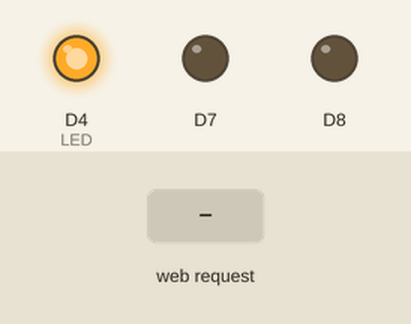
Bench run of a sketch on a simulated ESP8266 (NodeMCU). Parts: output pins drawn as LEDs (lit = HIGH). The inputs (shaded band) are chosen by the test bench. WiFi joins after 1.5 s; servers stay silent unless stated; what the sketch prints to the serial monitor is not drawn.

Above: at 2.7 s.
2.8 s: HTTP request GET /drive_forward received
At 3.3 s:
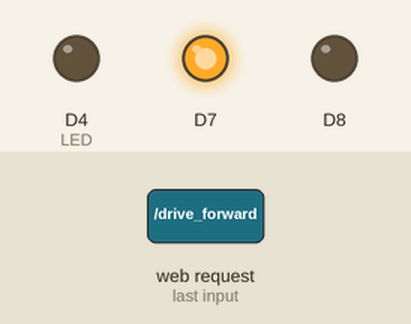
4.3 s: HTTP request GET /ledOFF received
At 5.5 s:
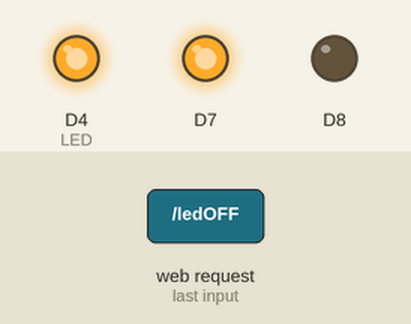
5.8 s: HTTP request GET /ledON received
At 6.9 s:
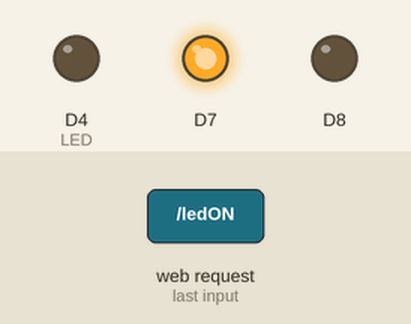
Timing chart, 0 to 8.8 s (numbered marks = the images above; inputs shaded):
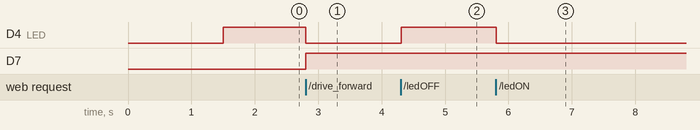

Measured:
- after the input at 2.8 s, D4 (LED): HIGH → LOW at once; D7: LOW → HIGH at once
- after the input at 4.3 s, D4 (LED): LOW → HIGH at once
- after the input at 5.8 s, D4 (LED): HIGH → LOW at once

The sketch:

webserver2.ino
```cpp
#include <ESP8266WiFi.h>
#include <WiFiClient.h>
#include <ESP8266WebServer.h>
#include <ESP8266mDNS.h>

ESP8266WebServer Webserver(80);

//Wifi SSID and Passwd
const char* ssid = "TENTOB";
const char* password = "H72gj+oPa";

//important to add variables
enum stage_names {
  ledON, ledOFF, drive_forward, drive_backward
};
static stage_names stage = ledOFF;

//String HTMLpage = "";
String out;
int LED = BUILTIN_LED;

/*
void setup(void){
  HTMLpage += "<head><title>Webserver Tutorial</title></head><h3>ESP8266 Webserver Demo (Toggle LED)</h3><p>LED <a href=\"ledON\"><button>ON</button></a>&nbsp;<a href=\"ledOFF\"><button>OFF</button></a></p>";
*/

//HTML code
void HTMLpage() {
  digitalWrite(LED, 1);
  String out;
  out = "<html><head><title>EL lab wifi enabled webserver</title>";
  out += "<script language=\"JavaScript\">";
  out += "console.log('yeet')";
  out += "</script>";
  out += "</head>";
  out += "<font color=\"#021640\"><body bgcolor=\"#ff8d33\">";
  out += "<body style='background-color:#ff8d33'>";
  out += "<meta name=\"viewport\" content=\"width=device-width, initial-scale=1.0, user-scalable=yes\">";
  out += "<FONT SIZE=-1>";
  out += "<h2>EL lab wifi enabled webserver</h2>";
  out += "<br/>";
  out += "Turn led On/OFF<br>";
  out += "<a href=\"ledON\"><button>ON</button></a>";
  out += "<a href=\"ledOFF\"><button>OFF</button></a>";
  out += "<br/>";
  out += "Drive<br>";
  out += "<a href=\"drive_forward\"><button>Forward</button></a>";
  out += "<a href=\"drive_backward\"><button>Backward</button></a>";
  out += "<br/>";
/*  out += "Rainbowcycle<br>";
  out += "<a href=\"rainbowcycle_120\"><button>really slow</button></a>";
  out += "<a href=\"rainbowcycle_100\"><button>pretty slow</button></a>";
  out += "<a href=\"rainbowcycle_90\"><button>slower</button></a>";
  out += "<a href=\"rainbowcycle_60\"><button>slow</button></a>";
  out += "<a href=\"rainbowcycle_30\"><button>normal</button></a><br><br>";
  out += "Brightness<br>";
  out += "<a href=\"b200\"><button>50%</button></a>";
  out += "<a href=\"b250\"><button>100%</button></a><br><br>";
  out += "Colors<br>";
  out += "<a href=\"bright\"><button>white</button></a>";
  out += "<a href=\"yellow\"><button>yellow</button></a><br>";
  out += "<a href=\"orange\"><button>orange</button></a>";
  out += "<a href=\"red\"><button>red</button></a><br>";
  out += "<a href=\"purple\"><button>purple</button></a>";
  out += "<a href=\"blue\"><button>blue</button></a><br>";
  out += "<a href=\"cyan\"><button>cyan</button></a>";
  out += "<a href=\"green\"><button>green</button></a><br><br>";
  out += "Extra<br>";
  out += "<a href=\"rainbow\"><button>plain rainbow</button></a><br><br>";
  out += "<a href=\"lightoff\"><button>-- Light OFF --</button></a><br><br>";*/
  out += "</body>";
  out += "</html>";
//Webserver.send(200, "text/plain", "Test text");
  Webserver.send(200, "text/html", out);
  digitalWrite(LED, 0);
}

//Show if false URL
void handleNotFound() {
  digitalWrite(LED, 1);
  String message = "File Not Found\n\n";
  message += "URI: ";
  message += Webserver.uri();
  message += "\nMethod: ";
  message += (Webserver.method() == HTTP_GET)?"GET":"POST";
  message += "\nArguments: ";
  message += Webserver.args();
  message += "\n";
  for (uint8_t i=0; i<Webserver.args(); i++){
    message += " " + Webserver.argName(i) + ": " + Webserver.arg(i) + "\n";
  }
  Webserver.send(404, "text/plain", message);
  digitalWrite(LED, 0);
}
//Initialize pins
void setup(void) {
  pinMode(LED, OUTPUT);
  pinMode(D7, OUTPUT);
  pinMode(D8, OUTPUT);
  digitalWrite(LED, LOW);
  Serial.begin(115200); //select transfer speed
  WiFi.begin(ssid, password);
  Serial.println("");

  //Wait for connection
  while (WiFi.status() !=WL_CONNECTED) {
    delay(500);
    Serial.print(".");
  }
  //print in Serial Monitor
  Serial.println("");
  Serial.print("Connected to ");
  Serial.println(ssid);
  Serial.print("IP address: ");
  Serial.println(WiFi.localIP());

  if (MDNS.begin("esp8266", WiFi.localIP())) {
    Serial.println("MDNS responder started");
  }
//Call from HTMLpage and if landed on, forward to void loop(void)
  Webserver.on("/", HTMLpage);
  Webserver.on ( "/ledON", []() {stage=ledON; HTMLpage();} );
  Webserver.on ( "/ledOFF", []() {stage=ledOFF; HTMLpage();} );
  Webserver.on ( "/drive_forward", []() {stage=drive_forward; HTMLpage();} );
  Webserver.on ( "/drive_backward", []() {stage=drive_forward; HTMLpage();} );

  Webserver.on("/", [](){
    Webserver.send(200, "text/html", out);
  });

  Webserver.onNotFound(handleNotFound);

  Webserver.begin();
  Serial.println("HTTP Webserver started");
}


//Output, where the magic happens.
void loop(void) {
    Webserver.handleClient();
      if (stage == ledON) {
      Webserver.send(200, "text/html", out+"<p>LED is ON</p>");
      digitalWrite(LED, LOW);
      delay(100);
    } else if (stage == ledOFF) {
      Webserver.send(200, "text/html", out+"<p>LED is OFF</p>");
      digitalWrite(LED, HIGH);
      delay(100);
    } else if (stage == drive_forward) {
      Webserver.send(200, "text/html", out+"<p>Driving forward</p>");
      digitalWrite(D7, HIGH);
      delay(100);
    } else if (stage == drive_backward) {
      Webserver.send(200, "text/html", out+"<p>Driving backward</p>");
      digitalWrite(D8, HIGH);
      delay(100);
    }
//  else if (stage == s_yellow) {
//    colorWipe(strip.Color(255, 255, 0), 20);
//  }
}
```
